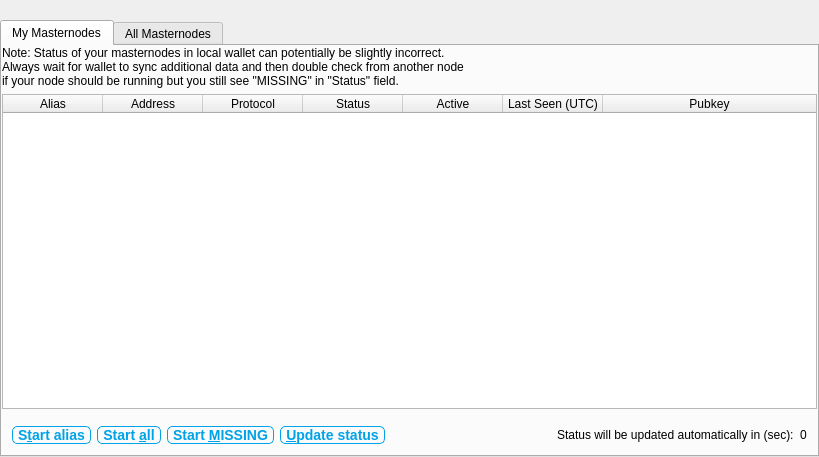
<?xml version="1.0" encoding="UTF-8"?>
<ui version="4.0">
 <class>MasternodeList</class>
 <widget class="QWidget" name="MasternodeList">
  <property name="geometry">
   <rect>
    <x>0</x>
    <y>0</y>
    <width>819</width>
    <height>457</height>
   </rect>
  </property>
  <property name="windowTitle">
   <string>Form</string>
  </property>
  <layout class="QVBoxLayout" name="topLayout">
   <property name="leftMargin">
    <number>0</number>
   </property>
   <property name="topMargin">
    <number>0</number>
   </property>
   <property name="rightMargin">
    <number>0</number>
   </property>
   <property name="bottomMargin">
    <number>0</number>
   </property>
   <item>
    <layout class="QVBoxLayout" name="verticalLayout">
     <property name="bottomMargin">
      <number>0</number>
     </property>
     <item>
      <spacer name="horizontalSpacer0">
       <property name="orientation">
        <enum>Qt::Horizontal</enum>
       </property>
       <property name="sizeHint" stdset="0">
        <size>
         <width>40</width>
         <height>20</height>
        </size>
       </property>
      </spacer>
     </item>
     <item>
      <widget class="QTabWidget" name="tabWidget">
       <property name="currentIndex">
        <number>0</number>
       </property>
       <widget class="QWidget" name="tabMyMasternodes">
        <attribute name="title">
         <string>My Masternodes</string>
        </attribute>
        <layout class="QGridLayout" name="gridLayout_2">
         <property name="leftMargin">
          <number>0</number>
         </property>
         <property name="topMargin">
          <number>0</number>
         </property>
         <property name="rightMargin">
          <number>0</number>
         </property>
         <property name="bottomMargin">
          <number>0</number>
         </property>
         <item row="0" column="0">
          <layout class="QVBoxLayout" name="verticalLayout_2">
           <property name="bottomMargin">
            <number>0</number>
           </property>
           <item>
            <layout class="QHBoxLayout" name="horizontalLayout_note">
             <property name="bottomMargin">
              <number>0</number>
             </property>
             <item>
              <widget class="QLabel" name="updateNote">
               <property name="text">
                <string>Note: Status of your masternodes in local wallet can potentially be slightly incorrect.&lt;br /&gt;Always wait for wallet to sync additional data and then double check from another node&lt;br /&gt;if your node should be running but you still see &quot;MISSING&quot; in &quot;Status&quot; field.</string>
               </property>
              </widget>
             </item>
            </layout>
           </item>
           <item>
            <widget class="QTableWidget" name="tableWidgetMyMasternodes">
             <property name="minimumSize">
              <size>
               <width>695</width>
               <height>0</height>
              </size>
             </property>
             <property name="palette">
              <palette>
               <active>
                <colorrole role="Text">
                 <brush brushstyle="SolidPattern">
                  <color alpha="255">
                   <red>51</red>
                   <green>51</green>
                   <blue>51</blue>
                  </color>
                 </brush>
                </colorrole>
               </active>
               <inactive>
                <colorrole role="Text">
                 <brush brushstyle="SolidPattern">
                  <color alpha="255">
                   <red>51</red>
                   <green>51</green>
                   <blue>51</blue>
                  </color>
                 </brush>
                </colorrole>
               </inactive>
               <disabled>
                <colorrole role="Text">
                 <brush brushstyle="SolidPattern">
                  <color alpha="255">
                   <red>85</red>
                   <green>85</green>
                   <blue>85</blue>
                  </color>
                 </brush>
                </colorrole>
               </disabled>
              </palette>
             </property>
             <property name="editTriggers">
              <set>QAbstractItemView::NoEditTriggers</set>
             </property>
             <property name="alternatingRowColors">
              <bool>true</bool>
             </property>
             <property name="selectionMode">
              <enum>QAbstractItemView::SingleSelection</enum>
             </property>
             <property name="selectionBehavior">
              <enum>QAbstractItemView::SelectRows</enum>
             </property>
             <property name="sortingEnabled">
              <bool>true</bool>
             </property>
             <attribute name="horizontalHeaderStretchLastSection">
              <bool>true</bool>
             </attribute>
             <column>
              <property name="text">
               <string>Alias</string>
              </property>
             </column>
             <column>
              <property name="text">
               <string>Address</string>
              </property>
             </column>
             <column>
              <property name="text">
               <string>Protocol</string>
              </property>
             </column>
             <column>
              <property name="text">
               <string>Status</string>
              </property>
             </column>
             <column>
              <property name="text">
               <string>Active</string>
              </property>
             </column>
             <column>
              <property name="text">
               <string>Last Seen (UTC)</string>
              </property>
             </column>
             <column>
              <property name="text">
               <string>Pubkey</string>
              </property>
             </column>
            </widget>
           </item>
           <item>
            <layout class="QHBoxLayout" name="horizontalLayout_5">
             <property name="leftMargin">
              <number>10</number>
             </property>
             <property name="topMargin">
              <number>10</number>
             </property>
             <property name="rightMargin">
              <number>10</number>
             </property>
             <property name="bottomMargin">
              <number>10</number>
             </property>
             <item>
              <widget class="QPushButton" name="startButton">
               <property name="styleSheet">
                <string notr="true">QPushButton {border:1px solid #00a2e8; color:#00a2e8; padding-left:5px; padding-right:5px; border-radius:5px; font-size:14px; font-weight:bold;}
QPushButton::hover {border:1px solid #00a2e8; color:#000; padding-left:5px; padding-right:5px; border-radius:5px;}

QPushButton:pressed {background-color:#00a2e8; color:#fff; border: 1px solid #fff;}

</string>
               </property>
               <property name="text">
                <string>S&amp;tart alias</string>
               </property>
              </widget>
             </item>
             <item>
              <widget class="QPushButton" name="startAllButton">
               <property name="styleSheet">
                <string notr="true">QPushButton {border:1px solid #00a2e8; color:#00a2e8; padding-left:5px; padding-right:5px; border-radius:5px; font-size:14px; font-weight:bold;}
QPushButton::hover {border:1px solid #00a2e8; color:#000; padding-left:5px; padding-right:5px; border-radius:5px;}

QPushButton:pressed {background-color:#00a2e8; color:#fff; border: 1px solid #fff;}

</string>
               </property>
               <property name="text">
                <string>Start &amp;all</string>
               </property>
              </widget>
             </item>
             <item>
              <widget class="QPushButton" name="startMissingButton">
               <property name="styleSheet">
                <string notr="true">QPushButton {border:1px solid #00a2e8; color:#00a2e8; padding-left:5px; padding-right:5px; border-radius:5px; font-size:14px; font-weight:bold;}
QPushButton::hover {border:1px solid #00a2e8; color:#000; padding-left:5px; padding-right:5px; border-radius:5px;}

QPushButton:pressed {background-color:#00a2e8; color:#fff; border: 1px solid #fff;}

</string>
               </property>
               <property name="text">
                <string>Start &amp;MISSING</string>
               </property>
              </widget>
             </item>
             <item>
              <widget class="QPushButton" name="UpdateButton">
               <property name="styleSheet">
                <string notr="true">QPushButton {border:1px solid #00a2e8; color:#00a2e8; padding-left:5px; padding-right:5px; border-radius:5px; font-size:14px; font-weight:bold;}
QPushButton::hover {border:1px solid #00a2e8; color:#000; padding-left:5px; padding-right:5px; border-radius:5px;}

QPushButton:pressed {background-color:#00a2e8; color:#fff; border: 1px solid #fff;}

</string>
               </property>
               <property name="text">
                <string>&amp;Update status</string>
               </property>
              </widget>
             </item>
             <item>
              <spacer name="horizontalSpacer_5">
               <property name="orientation">
                <enum>Qt::Horizontal</enum>
               </property>
               <property name="sizeHint" stdset="0">
                <size>
                 <width>40</width>
                 <height>20</height>
                </size>
               </property>
              </spacer>
             </item>
             <item>
              <widget class="QLabel" name="autoupdate_label">
               <property name="text">
                <string>Status will be updated automatically in (sec):</string>
               </property>
              </widget>
             </item>
             <item>
              <widget class="QLabel" name="secondsLabel">
               <property name="text">
                <string>0</string>
               </property>
              </widget>
             </item>
            </layout>
           </item>
          </layout>
         </item>
        </layout>
       </widget>
       <widget class="QWidget" name="tabAllMasternodes">
        <attribute name="title">
         <string>All Masternodes</string>
        </attribute>
        <layout class="QGridLayout" name="gridLayout">
         <property name="leftMargin">
          <number>0</number>
         </property>
         <property name="topMargin">
          <number>0</number>
         </property>
         <property name="rightMargin">
          <number>0</number>
         </property>
         <property name="bottomMargin">
          <number>0</number>
         </property>
         <item row="1" column="0">
          <widget class="QTableWidget" name="tableWidgetMasternodes">
           <property name="palette">
            <palette>
             <active>
              <colorrole role="Text">
               <brush brushstyle="SolidPattern">
                <color alpha="255">
                 <red>51</red>
                 <green>51</green>
                 <blue>51</blue>
                </color>
               </brush>
              </colorrole>
             </active>
             <inactive>
              <colorrole role="Text">
               <brush brushstyle="SolidPattern">
                <color alpha="255">
                 <red>51</red>
                 <green>51</green>
                 <blue>51</blue>
                </color>
               </brush>
              </colorrole>
             </inactive>
             <disabled>
              <colorrole role="Text">
               <brush brushstyle="SolidPattern">
                <color alpha="255">
                 <red>85</red>
                 <green>85</green>
                 <blue>85</blue>
                </color>
               </brush>
              </colorrole>
             </disabled>
            </palette>
           </property>
           <property name="editTriggers">
            <set>QAbstractItemView::NoEditTriggers</set>
           </property>
           <property name="alternatingRowColors">
            <bool>true</bool>
           </property>
           <property name="selectionBehavior">
            <enum>QAbstractItemView::SelectRows</enum>
           </property>
           <property name="sortingEnabled">
            <bool>true</bool>
           </property>
           <attribute name="horizontalHeaderStretchLastSection">
            <bool>true</bool>
           </attribute>
           <column>
            <property name="text">
             <string>Address</string>
            </property>
           </column>
           <column>
            <property name="text">
             <string>Protocol</string>
            </property>
           </column>
           <column>
            <property name="text">
             <string>Status</string>
            </property>
           </column>
           <column>
            <property name="text">
             <string>Active</string>
            </property>
           </column>
           <column>
            <property name="text">
             <string>Last Seen (UTC)</string>
            </property>
           </column>
           <column>
            <property name="text">
             <string>Pubkey</string>
            </property>
           </column>
          </widget>
         </item>
         <item row="0" column="0">
          <layout class="QHBoxLayout" name="horizontalLayout_3">
           <property name="bottomMargin">
            <number>0</number>
           </property>
           <item>
            <widget class="QLabel" name="label_filter">
             <property name="text">
              <string>Filter List:</string>
             </property>
            </widget>
           </item>
           <item>
            <widget class="QLineEdit" name="filterLineEdit">
             <property name="toolTip">
              <string>Filter masternode list</string>
             </property>
            </widget>
           </item>
           <item>
            <spacer name="horizontalSpacer_3">
             <property name="orientation">
              <enum>Qt::Horizontal</enum>
             </property>
             <property name="sizeHint" stdset="0">
              <size>
               <width>10</width>
               <height>20</height>
              </size>
             </property>
            </spacer>
           </item>
           <item>
            <widget class="QLabel" name="label_count">
             <property name="text">
              <string>Node Count:</string>
             </property>
            </widget>
           </item>
           <item>
            <widget class="QLabel" name="countLabel">
             <property name="text">
              <string>0</string>
             </property>
            </widget>
           </item>
          </layout>
         </item>
        </layout>
       </widget>
      </widget>
     </item>
    </layout>
   </item>
  </layout>
 </widget>
 <resources/>
 <connections/>
</ui>
